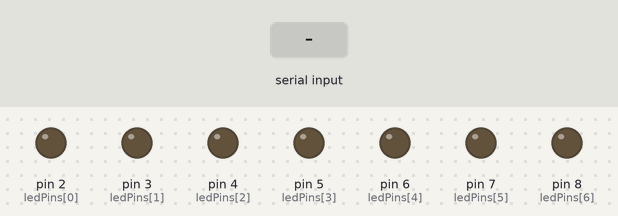
A sketch run on a simulated Arduino Uno, built with avr-gcc and run on an emulated ATmega328P. On the bench: output pins drawn as LEDs (lit = HIGH). The test bench sets the inputs (shaded band).

Above: at 1.2 s.
1.3 s: "5\n" received over Serial
At 2.5 s:
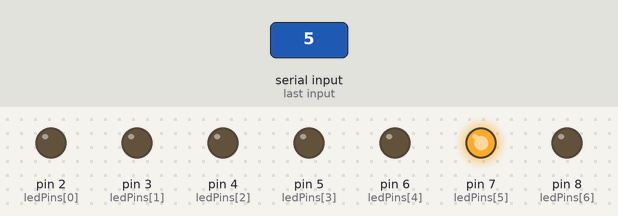
2.8 s: "90,45\n" received over Serial
At 3.8 s:
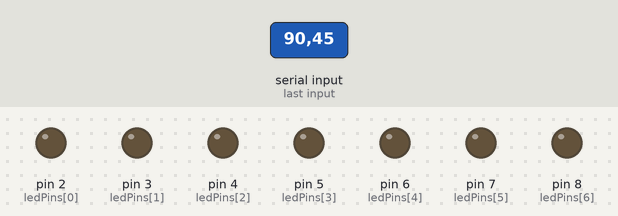
Timing chart, 0 to 5.8 s (numbered marks = the images above; inputs shaded):
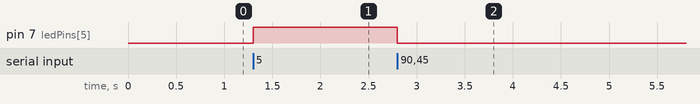

The sketch:

sketch_dec3a.ino
```cpp
  const int ledPins[] = {2, 3, 4, 5, 6, 7, 8};
const int ledCount = sizeof(ledPins) / sizeof(int);

void setup() {
  Serial.begin(115200);
  for (int i = 0; i < ledCount; i++) {
    pinMode(ledPins[i], OUTPUT);
    digitalWrite(ledPins[i], LOW);
  }
}

void loop() {
  if (!Serial.available()) return;

  String line = Serial.readStringUntil('\n');
  line.trim();

  bool active[ledCount] = {false};

  if (line.length() > 0) {
    line += ",";
    int start = 0;
    while (start < line.length()) {
      int comma = line.indexOf(',', start);
      if (comma == -1) break;
      String token = line.substring(start, comma);
      token.trim();
      if (token.length() > 0) {
        int pos = token.toInt();
        if (pos >= 0 && pos < ledCount) {
          active[pos] = true;
        }
      }
      start = comma + 1;
    }
  }

  for (int i = 0; i < ledCount; i++) {
    digitalWrite(ledPins[i], active[i] ? HIGH : LOW);
  }
}
```

Measured:
- after the input at 1.3 s, pin 7 (ledPins[5]): LOW → HIGH at once
- after the input at 2.8 s, pin 7 (ledPins[5]): HIGH → LOW at once
